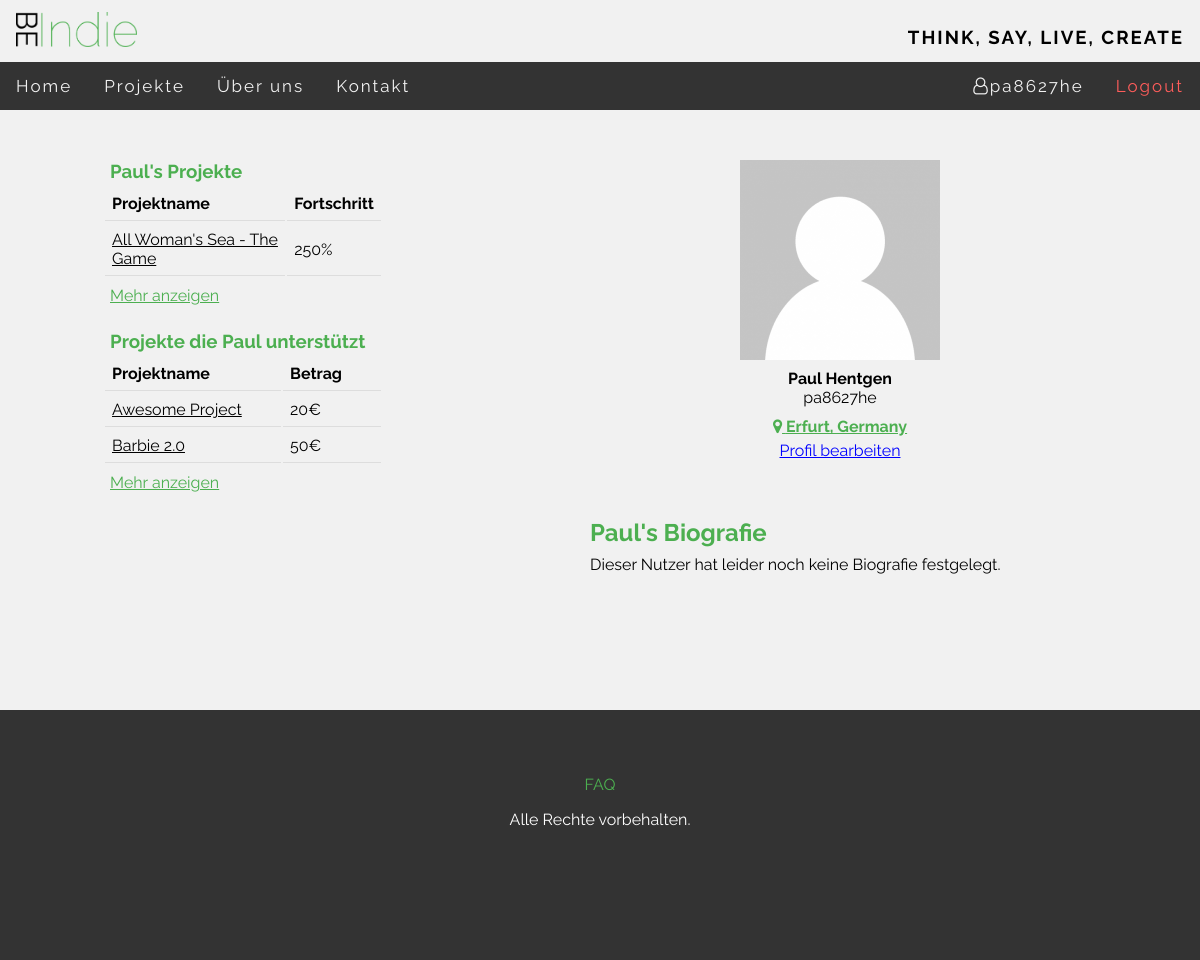
Screenshot of /BeIndie/index.php?page=user_profile&id=7 (signed in) with the database file from the repository.
### tables this page shows
CREATE TABLE `user` (
  `user_ID` int(11) NOT NULL,
  `email` varchar(200) NOT NULL,
  `user_name` varchar(30) NOT NULL,
  `first_name` varchar(200) DEFAULT NULL,
  `last_name` varchar(200) DEFAULT NULL,
  `avatar` varchar(200) DEFAULT NULL,
  `location` varchar(200) DEFAULT NULL,
  `crypt_pw` varchar(200) NOT NULL,
  `user_bio` varchar(500) DEFAULT NULL
);

CREATE TABLE `project` (
  `project_ID` int(11) NOT NULL,
  `creator` varchar(200) NOT NULL,
  `title` varchar(200) NOT NULL,
  `goal` int(11) NOT NULL,
  `current_status` int(11) NOT NULL,
  `start_date` date NOT NULL,
  `end_date` date NOT NULL,
  `category` varchar(200) NOT NULL,
  `description` text NOT NULL
);

CREATE TABLE `transaction` (
  `transaction_ID` int(11) NOT NULL,
  `user_email` varchar(200) NOT NULL,
  `project_ID` int(11) NOT NULL,
  `amount` int(11) NOT NULL,
  `date` date NOT NULL
);

### BeIndie/includes/pages/user_profile/user_profile.php (the view)
<?php
$uid = $_GET["id"];
include ("includes/functions/swConnect.php");
$query_name = "SELECT user_name, first_name, last_name, user_bio, location, avatar FROM user WHERE user_ID='" . $uid . "'";
$result_name = mysqli_query($conn, $query_name);
$output_name = mysqli_fetch_assoc($result_name);
$query_projects = "SELECT title, current_status, goal, project_ID FROM user u JOIN project p ON u.email=p.creator WHERE user_ID='" . $uid . "' LIMIT 5";
$result_projects = mysqli_query($conn, $query_projects);
$name = "";
$i = 0;
$allow_edit = false;
if(isset($_SESSION["username"])){
    if ($_SESSION["username"] == $output_name["user_name"]){
    $allow_edit = true;
}}
if ($output_name["first_name"] == NULL) {
    $name = $output_name["user_name"];
} else {
    $name = $output_name["first_name"];
}
?>
<div id="user_wrap">
    <div id="projects">
        <h3><?=$name?>'s Projekte</h3>
        <table>
            <tr>
                <th>Projektname</th>
                <th>Fortschritt</th>
            </tr>
                <?php while ($output2 = mysqli_fetch_assoc($result_projects)) {
                    if ($i <= 5) {
                    ?>
                    <tr>
                        <td>
                            <a href="index.php?page=projects&q=<?=$output2["project_ID"]?>"><?=$output2["title"]?></a>
                        </td>
                        <td>
                            <?= number_format((($output2["current_status"] / $output2["goal"]) * 100)) . "%" ?>
                        </td>
                    </tr>
                <?php $i++;} } ?>
        </table>
        <a href='index.php?page=my_projects&uname=<?=$output_name["user_name"]?>'>Mehr anzeigen</a>
        <h3 class="second">Projekte die <?=$name?> unterstützt</h3>
        <table>
            <tr>
                <th>Projektname</th>
                <th id="amount_th">Betrag</th>
            </tr>
            <?php
            $query2 = "SELECT amount, title, date, t.project_ID FROM user u JOIN transaction t ON u.email=t.user_email"
             . " JOIN project p ON t.project_ID=p.project_ID WHERE user_ID='" . $uid . "' ORDER BY t.date LIMIT 5";
            $result3 = mysqli_query($conn, $query2);
            $i = 0;
            while ($output3 = mysqli_fetch_assoc($result3)) {
                if ($i <= 5) {
                ?>
                    <tr>
                        <td>
                            <a href="index.php?page=projects&q=<?=$output3["project_ID"]?>"><?=$output3["title"]?></a>
                        </td>
                        <td>
                            <?=$output3["amount"]?>€
                        </td>
                    </tr>
                <?php $i++;} } ?>
        </table>
        <a href='index.php?page=my_projects&uname=<?=$output_name["user_name"]?>'>Mehr anzeigen</a>
    </div>
    <div id="user">
        <div id="user_img">
            <?php if ($output_name["avatar"] == NULL) {?>
            <img src="images/u_images/standard_avatar.png" alt="user_img"/>
            <?php } else { ?>
            <img src="<?=$output_name["avatar"]?>" alt="user_img"/>
            <?php } ?>
            <div id="user_info">
            <p>
                <?php if ($output_name["first_name"] == NULL || $output_name["last_name"] == NULL) {
                echo "<b>" . utf8_encode($output_name["user_name"]) . "</b>";
            } else {
                echo "<b>" . utf8_encode($output_name["first_name"]) . " " . utf8_encode($output_name["last_name"]) . "</b> <br/>";
                echo utf8_encode($output_name["user_name"]);
            }?>
            </p>
            <p>
                <b>
                   <?php if ($output_name["location"] != NULL) {?>
                    <i class="fa fa-map-marker" aria-hidden="true" style='color:#4CAF50'></i><a href='http://maps.google.com/?q=<?=utf8_encode($output_name["location"])?>'> <?=utf8_encode($output_name["location"])?></a>
                   <?php } ?>
                </b>
            </p>
            <?php if ($allow_edit == true){?>
            <a href="index.php?page=edit_profile&id=<?=$uid?>" style="color:blue">Profil bearbeiten</a>
            <?php } ?>
        </div>
        </div>
        <div id="user_bio">
            <h2><?=$name?>'s Biografie</h2>
            <?php if($output_name["user_bio"] == NULL) {?>
            Dieser Nutzer hat leider noch keine Biografie festgelegt.
            <?php } else {
                echo utf8_encode($output_name["user_bio"]);
            } ?>
        </div>
    </div>
</div>

### BeIndie/css/style.css (style rules this page uses)
* { margin: 0; }
body { background-color: #f1f1f1; }
body,h2,h3,h4,h5,h6,h7 { font-family: 'Raleway', sans-serif; }

### BeIndie/includes/pages/user_profile/css/user_profile.css (style rules this page uses)
#user_wrap { padding: 50px 0; width: 980px; margin: 0 auto; height: 500px; }
#user_wrap a { color: #4CAF50; }
#projects { float: left; width: 280px; height: 100%; }
#projects table { padding: 3px 0 0 0; margin-left: -7px; margin-bottom: 8px; width: 100%; }
#projects table a { text-decoration: none; text-decoration: underline; color: black; }
#projects th { text-align: left; }
#projects td { text-align: left; max-height: 10px; }
#amount_th { width: 84px; }
#projects th, td { padding: 7px; border-bottom: 1px solid #ddd; }
#projects h3 { color: #4CAF50; }
#projects h3.second { margin-top: 25px; }
#user { width: 700px; float: left; }
#user_img { width: 200px; margin-left: 350px; }
#user_info { width: 200px; text-align: center; }
#user_info p { padding: 5px 0; }
#user_img img { height: 200px; width: 200px; }
#user_bio { width: 500px; margin: 0 auto; padding: 50px 0 50px 200px; text-align: justify; }
#user_bio h2 { color: #4CAF50; padding: 8px 0; }

### rows the page displays
user: first_name "Paul", last_name "Hentgen", user_name "pa8627he", location "Erfurt, Germany"
project: title "All Woman's Sea - The Game", ($output2["current_status"] / $output2["goal"]) * 100 "250"
transaction: project_ID.title "Awesome Project", amount "20"
transaction: project_ID.title "Barbie 2.0", amount "50"

### other values shown
$_SESSION["username"] "pa8627he"
